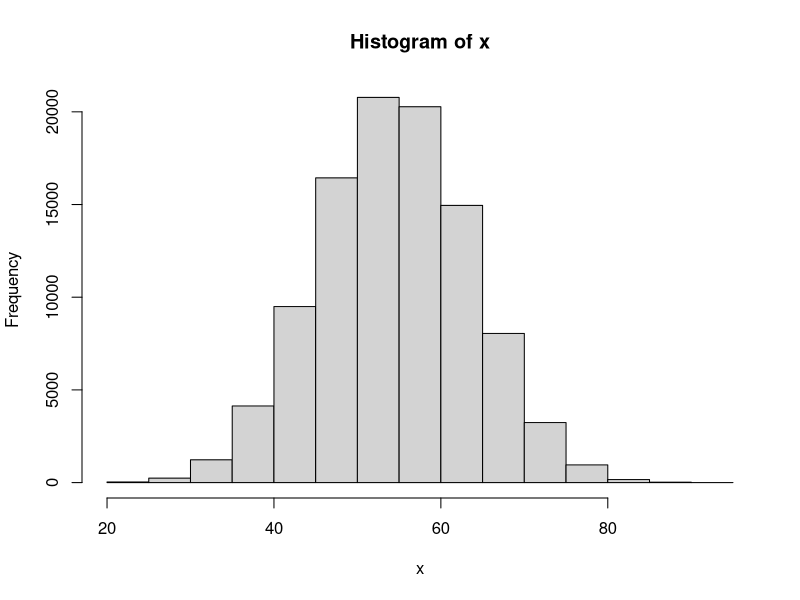

This figure's R source:
## distribution of 10 d10

N <- 100000
x = rep(0,N)
for (i in 1:N){
  x[i] = sum(sample.int(10, size=10, replace=TRUE))  # 10d10
}

summary(x)
hist(x,nclass=20)
